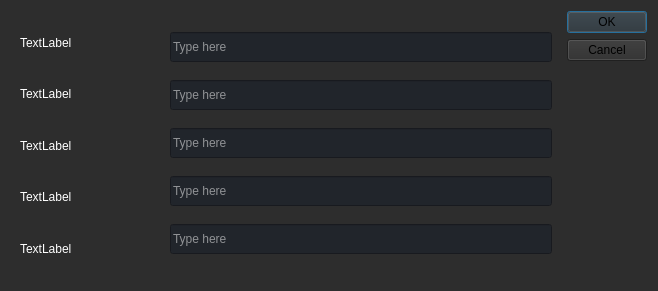
<?xml version="1.0" encoding="UTF-8"?>
<ui version="4.0">
 <class>Dialog</class>
 <widget class="QDialog" name="Dialog">
  <property name="geometry">
   <rect>
    <x>0</x>
    <y>0</y>
    <width>658</width>
    <height>291</height>
   </rect>
  </property>
  <property name="windowTitle">
   <string>Dialog</string>
  </property>
  <property name="styleSheet">
   <string notr="true">background-color: rgb(45, 45, 45);
font: 87 8pt &quot;Shopee Display Black&quot;;</string>
  </property>
  <layout class="QHBoxLayout" name="horizontalLayout">
   <item>
    <layout class="QHBoxLayout" name="horizontalLayout_6">
     <property name="spacing">
      <number>0</number>
     </property>
     <item>
      <widget class="QWidget" name="horizontalWidget_2" native="true">
       <property name="minimumSize">
        <size>
         <width>150</width>
         <height>0</height>
        </size>
       </property>
       <property name="styleSheet">
        <string notr="true">color: rgb(255, 255, 255);</string>
       </property>
       <layout class="QVBoxLayout" name="verticalLayout_2">
        <item>
         <widget class="QLabel" name="label_5">
          <property name="text">
           <string>TextLabel</string>
          </property>
         </widget>
        </item>
        <item>
         <widget class="QLabel" name="label_10">
          <property name="text">
           <string>TextLabel</string>
          </property>
         </widget>
        </item>
        <item>
         <widget class="QLabel" name="label_8">
          <property name="text">
           <string>TextLabel</string>
          </property>
         </widget>
        </item>
        <item>
         <widget class="QLabel" name="label_7">
          <property name="text">
           <string>TextLabel</string>
          </property>
         </widget>
        </item>
        <item>
         <widget class="QLabel" name="label_6">
          <property name="text">
           <string>TextLabel</string>
          </property>
         </widget>
        </item>
       </layout>
      </widget>
     </item>
     <item>
      <widget class="QWidget" name="horizontalWidget" native="true">
       <property name="minimumSize">
        <size>
         <width>150</width>
         <height>0</height>
        </size>
       </property>
       <layout class="QVBoxLayout" name="verticalLayout_5">
        <item>
         <widget class="QLineEdit" name="lineEdit_13">
          <property name="minimumSize">
           <size>
            <width>0</width>
            <height>30</height>
           </size>
          </property>
          <property name="styleSheet">
           <string notr="true">background-color: rgb(33, 37, 43);
color: rgb(255, 255, 255);</string>
          </property>
          <property name="text">
           <string/>
          </property>
          <property name="placeholderText">
           <string>Type here</string>
          </property>
         </widget>
        </item>
        <item>
         <widget class="QLineEdit" name="lineEdit_14">
          <property name="minimumSize">
           <size>
            <width>0</width>
            <height>30</height>
           </size>
          </property>
          <property name="styleSheet">
           <string notr="true">background-color: rgb(33, 37, 43);
color: rgb(255, 255, 255);</string>
          </property>
          <property name="text">
           <string/>
          </property>
          <property name="placeholderText">
           <string>Type here</string>
          </property>
         </widget>
        </item>
        <item>
         <widget class="QLineEdit" name="lineEdit_15">
          <property name="minimumSize">
           <size>
            <width>0</width>
            <height>30</height>
           </size>
          </property>
          <property name="styleSheet">
           <string notr="true">background-color: rgb(33, 37, 43);
color: rgb(255, 255, 255);</string>
          </property>
          <property name="text">
           <string/>
          </property>
          <property name="placeholderText">
           <string>Type here</string>
          </property>
         </widget>
        </item>
        <item>
         <widget class="QLineEdit" name="lineEdit_16">
          <property name="minimumSize">
           <size>
            <width>0</width>
            <height>30</height>
           </size>
          </property>
          <property name="styleSheet">
           <string notr="true">background-color: rgb(33, 37, 43);
color: rgb(255, 255, 255);</string>
          </property>
          <property name="text">
           <string/>
          </property>
          <property name="placeholderText">
           <string>Type here</string>
          </property>
         </widget>
        </item>
        <item>
         <widget class="QLineEdit" name="lineEdit_17">
          <property name="minimumSize">
           <size>
            <width>0</width>
            <height>30</height>
           </size>
          </property>
          <property name="styleSheet">
           <string notr="true">background-color: rgb(33, 37, 43);
color: rgb(255, 255, 255);</string>
          </property>
          <property name="text">
           <string/>
          </property>
          <property name="placeholderText">
           <string>Type here</string>
          </property>
         </widget>
        </item>
       </layout>
      </widget>
     </item>
    </layout>
   </item>
   <item>
    <widget class="QDialogButtonBox" name="buttonBox">
     <property name="orientation">
      <enum>Qt::Vertical</enum>
     </property>
     <property name="standardButtons">
      <set>QDialogButtonBox::Cancel|QDialogButtonBox::Ok</set>
     </property>
    </widget>
   </item>
  </layout>
 </widget>
 <resources/>
 <connections>
  <connection>
   <sender>buttonBox</sender>
   <signal>accepted()</signal>
   <receiver>Dialog</receiver>
   <slot>accept()</slot>
   <hints>
    <hint type="sourcelabel">
     <x>248</x>
     <y>254</y>
    </hint>
    <hint type="destinationlabel">
     <x>157</x>
     <y>274</y>
    </hint>
   </hints>
  </connection>
  <connection>
   <sender>buttonBox</sender>
   <signal>rejected()</signal>
   <receiver>Dialog</receiver>
   <slot>reject()</slot>
   <hints>
    <hint type="sourcelabel">
     <x>316</x>
     <y>260</y>
    </hint>
    <hint type="destinationlabel">
     <x>286</x>
     <y>274</y>
    </hint>
   </hints>
  </connection>
 </connections>
</ui>
